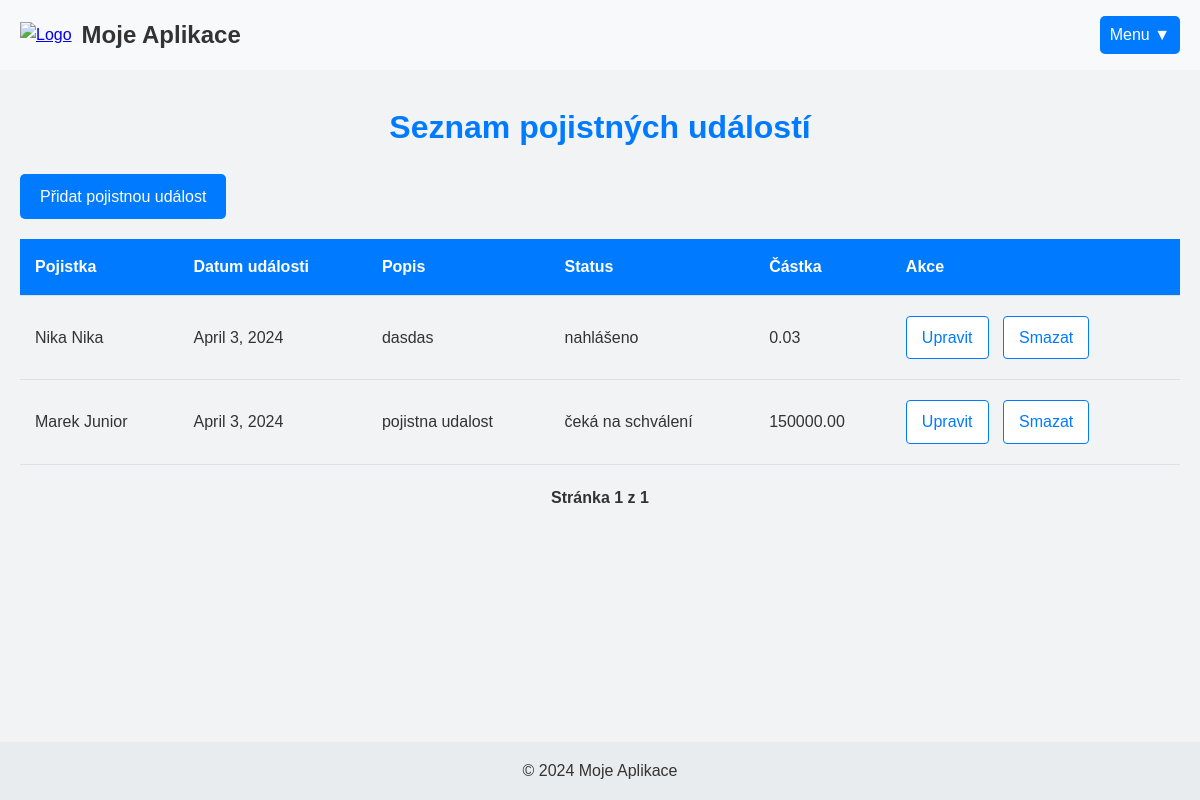
Page /pojistne_udalosti/ on the earlier database version.
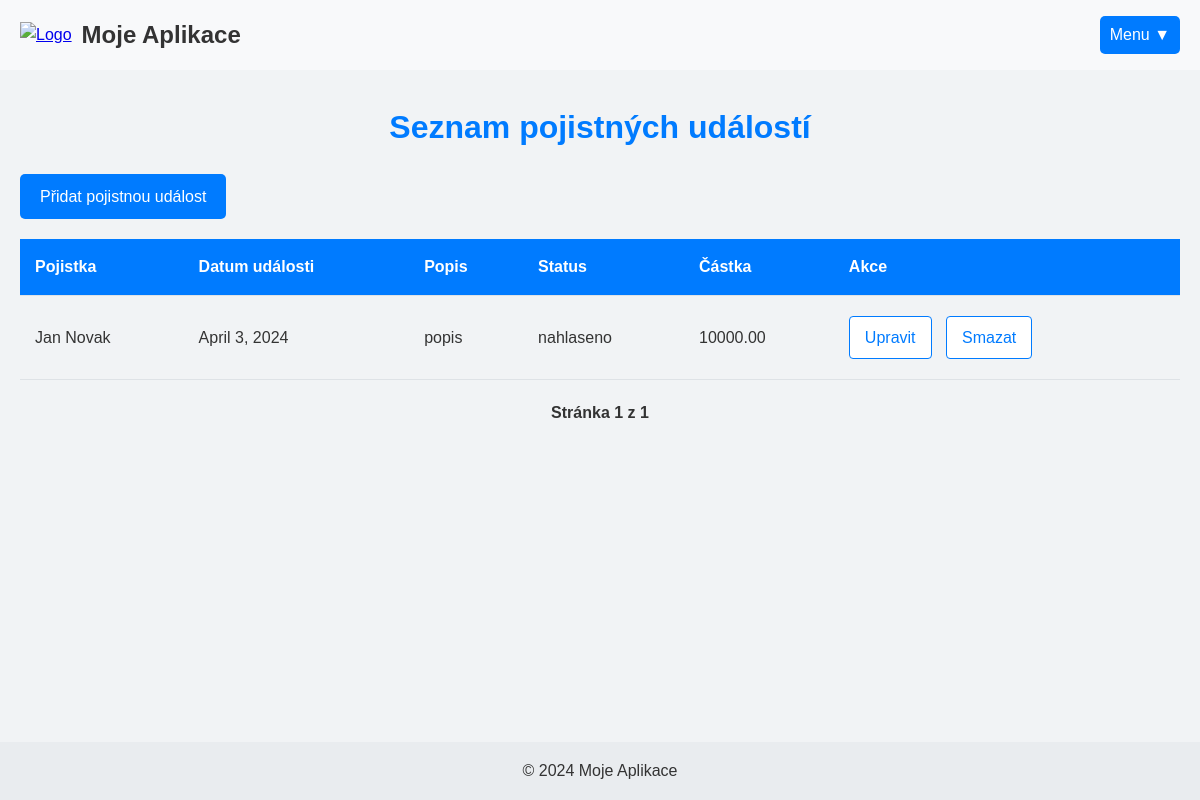
Same page on the later database version.
### NovyProjekt/models.py (models this page shows, shortened)
class PojistnaUdalost(models.Model):
    STATUS_CHOICES = [
        ('nahlaseno', 'Nahlášeno'),
        ('vyreseno', 'Vyřešeno'),
        ('ceka_na_schvaleni', 'Čeká na schválení'),
    ]
    pojisteni = models.ForeignKey(Pojisteni, on_delete=models.CASCADE, related_name='udalosti')
    datum_udalosti = models.DateField()
    popis = models.TextField()
    status = models.CharField(max_length=20, choices=STATUS_CHOICES)
    castka = models.DecimalField(max_digits=10, decimal_places=2)

class Pojisteni(models.Model):
    POJISTENI_CHOICES = [
        ('majetek', 'Pojištění majetku'),
        ('zivotni', 'Životní pojištění'),
        ('cestovni', 'Cestovní pojištění'),
        ('vozidla', 'Pojištění vozidel'),
        ('zdravotni', 'Zdravotní pojištění'),
        ('urazove', 'Úrazové pojištění'),
        ('odpovednost', 'Pojištění odpovědnosti'),
        ('domacnost', 'Pojištění domácnosti'),
        ('pravni_ochrana', 'Pojištění právní ochrany'),
        ('podnikani', 'Pojištění podnikatelských rizik'),
    ]
    pojistenec = models.ForeignKey(Pojistenec, on_delete=models.CASCADE, related_name='pojisteni')
    typ_pojisteni = models.CharField(max_length=50, choices=POJISTENI_CHOICES)
    predmet_pojisteni = models.CharField(max_length=100)
    datum_sjednani = models.DateField()
    platnost_do = models.DateField()
    castka = models.DecimalField(max_digits=10, decimal_places=2)
    def __str__(self):
        return f" {self.pojistenec}"

class Pojistenec(models.Model):
    user = models.ForeignKey(Uzivatel, on_delete=models.CASCADE, null=True, blank=True)
    jmeno = models.CharField(max_length=100)
    prijmeni = models.CharField(max_length=100)
    adresa = models.CharField(max_length=255)
    vek = models.IntegerField()
    foto = models.ImageField(upload_to='images/', blank=True, null=True)
    def __str__(self):
        return f"{self.jmeno} {self.prijmeni}"

### NovyProjekt/views.py (the view)
# urls.py: path('pojistne_udalosti/', views.seznam_pojistnych_udalosti, name='seznam_pojistnych_udalosti'),
def seznam_pojistnych_udalosti(request):
    pojistne_udalosti = PojistnaUdalost.objects.all().order_by('status')
    paginator = Paginator(pojistne_udalosti, 10)  # 10 událostí na stránku
    page_number = request.GET.get('page')
    page_obj = paginator.get_page(page_number)
    return render(request, 'pojistne_udalosti/seznam_pojistnych_udalosti.html', {'page_obj': page_obj})

### NovyProjekt/templates/pojistne_udalosti/seznam_pojistnych_udalosti.html (shortened to what this page needs)
{% extends 'index.html' %}
{% load static %}
{% block extra_styles %}
    <link rel="stylesheet" href="{% static 'css/pojistne_udalosti.css' %}">
{% endblock %}
{% block content %}
<h1>Seznam pojistných událostí</h1>
<a href="{% url 'pridat_pojistnou_udalost' %}" class="btn">Přidat pojistnou událost</a>
<table>
    <thead>
        <tr>
            <th>Pojistka</th>
            <th>Datum události</th>
            <th>Popis</th>
            <th>Status</th>
            <th>Částka</th>
            <th>Akce</th>
        </tr>
    </thead>
    <tbody>
        {% for udalost in page_obj %}
        <tr>
            <td>{{ udalost.pojisteni }}</td>
            <td>{{ udalost.datum_udalosti }}</td>
            <td>{{ udalost.popis }}</td>
            <td>{{ udalost.status }}</td>
            <td>{{ udalost.castka }}</td>
            <td>
                <a href="{% url 'upravit_pojistnou_udalost' udalost.id %}" class="action-btn edit-btn">Upravit</a>
                <a href="{% url 'smazat_pojistnou_udalost' udalost.id %}" class="action-btn delete-btn">Smazat</a>
            </td>
        </tr>
        {% empty %}
        <tr>
            <td colspan="6">Žádné pojistné události nenalezeny.</td>
        </tr>
        {% endfor %}
    </tbody>
</table>
<div class="pagination">
    <span class="step-links">
        <span class="current">
            Stránka {{ page_obj.number }} z {{ page_obj.paginator.num_pages }}
        </span>
    </span>
</div>
{% endblock %}

Differences in the rows shown:
removed PojistnaUdalost: pojisteni "Marek Junior", datum_udalosti "April 3, 2024", popis "pojistna udalost", status "čeká na schválení", castka "150000.00"
changed PojistnaUdalost: pojisteni "Nika Nika" → "Jan Novak"; popis "dasdas" → "popis"; status "nahlášeno" → "nahlaseno"; castka "0.03" → "10000.00"
